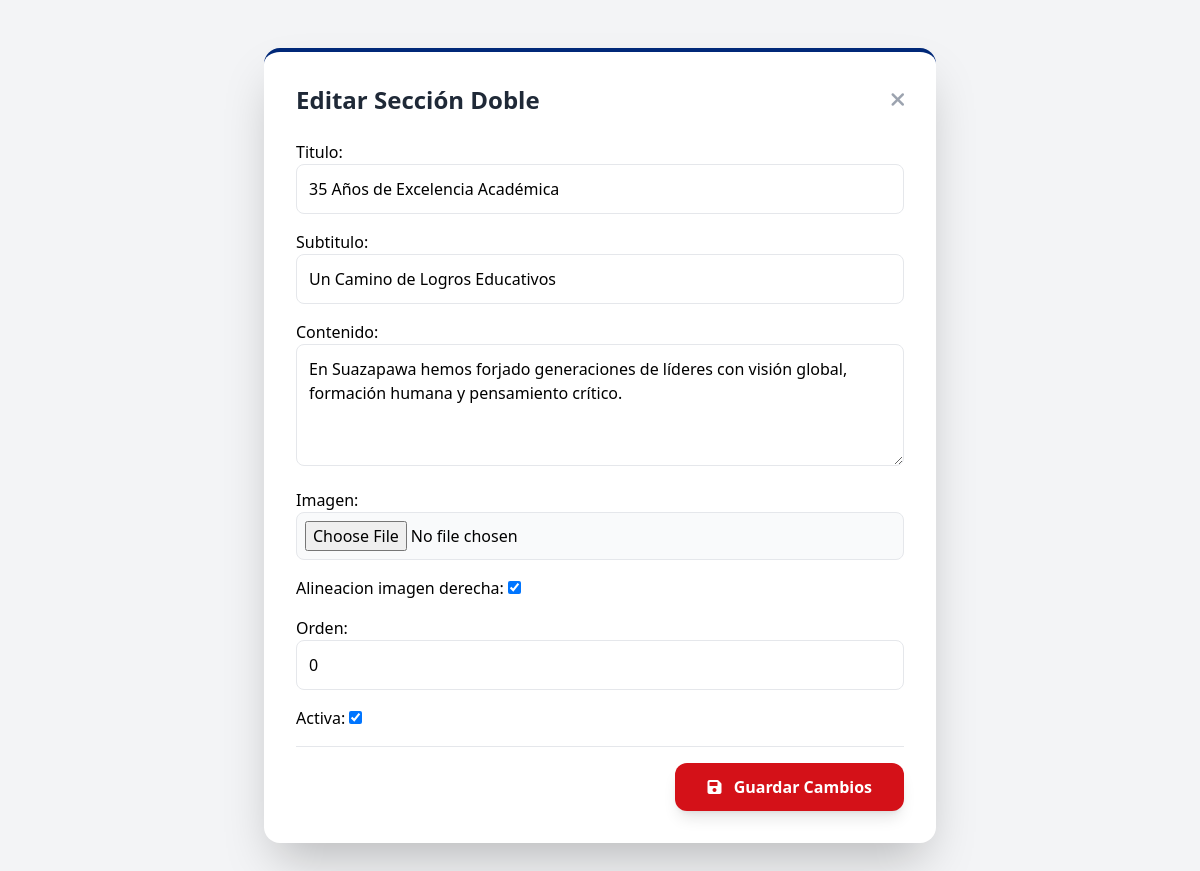
/dashboard/secciones/editar/2/ (signed in), run on the app's committed database.
### app/models.py (models this page shows, shortened)
class SeccionDoble(models.Model):
    titulo = models.CharField(max_length=150)
    subtitulo = models.CharField(max_length=250, blank=True)
    contenido = models.TextField()
    imagen = models.ImageField(upload_to='secciones_dobles/')
    alineacion_imagen_derecha = models.BooleanField(default=True)
    orden = models.PositiveIntegerField(default=0)
    activa = models.BooleanField(default=True)
    class Meta:
        ordering = ['orden']

### app/views.py (the view)
# urls.py: path('dashboard/secciones/editar/<int:pk>/', views.editar_seccion, name='editar_seccion'),
@login_required
def editar_seccion(request, pk):
    seccion = get_object_or_404(SeccionDoble, pk=pk)
    if request.method == 'POST':
        form = SeccionDobleForm(request.POST, request.FILES, instance=seccion)
        if form.is_valid():
            form.save()
            return redirect('dashboard_secciones')
    else:
        form = SeccionDobleForm(instance=seccion)
    return render(request, 'portal/dashboard_editar.html', {'form': form, 'titulo': 'Editar Sección Doble', 'volver': 'dashboard_secciones'})

### app/forms.py
class SeccionDobleForm(forms.ModelForm):
    class Meta:
        model = SeccionDoble
        fields = ['titulo', 'subtitulo', 'contenido', 'imagen', 'alineacion_imagen_derecha', 'orden', 'activa']
        widgets = {
            'titulo': forms.TextInput(attrs={'class': 'w-full p-3 border rounded-lg'}),
            'subtitulo': forms.TextInput(attrs={'class': 'w-full p-3 border rounded-lg'}),
            'contenido': forms.Textarea(attrs={'class': 'w-full p-3 border rounded-lg', 'rows': 4}),
            'imagen': forms.FileInput(attrs={'class': 'w-full p-2 border rounded-lg bg-gray-50'}),
            'orden': forms.NumberInput(attrs={'class': 'w-full p-3 border rounded-lg'}),
        }

### app/templates/portal/dashboard_editar.html (shortened to what this page needs)
<!DOCTYPE html>
<html lang="es">
<head>
    <script src="https://cdn.tailwindcss.com"></script>
    <link rel="stylesheet" href="https://cdnjs.cloudflare.com/ajax/libs/font-awesome/6.0.0/css/all.min.css">
</head>
<body class="bg-gray-100 flex items-center justify-center min-h-screen py-12">
    <div class="bg-white p-8 rounded-2xl shadow-2xl w-full max-w-2xl border-t-4 border-[#002878]">
        <div class="flex justify-between items-center mb-6">
            <h1 class="text-2xl font-bold text-gray-800">{{ titulo }}</h1>
            <a href="{% url volver %}" class="text-gray-400 hover:text-red-600 font-bold transition"><i class="fas fa-times text-xl"></i></a>
        </div>
        <form method="POST" enctype="multipart/form-data" class="space-y-4">
            {{ form.as_p }}
            <div class="pt-4 border-t flex justify-end">
                <button type="submit" class="bg-[#d41118] text-white px-8 py-3 rounded-xl font-bold hover:bg-red-800 transition shadow-lg"><i class="fas fa-save mr-2"></i> Guardar Cambios</button>
            </div>
        </form>
    </div>
</body>
</html>

### data on the page
SeccionDoble: titulo "35 Años de Excelencia Académica", subtitulo "Un Camino de Logros Educativos", contenido "En Suazapawa hemos forjado generaciones de líderes con visión global, formación humana y pensamiento crítico.", alineacion_imagen_derecha "☑", orden "0", activa "☑"

### other printed values
{{ titulo }} "Editar Sección Doble"
